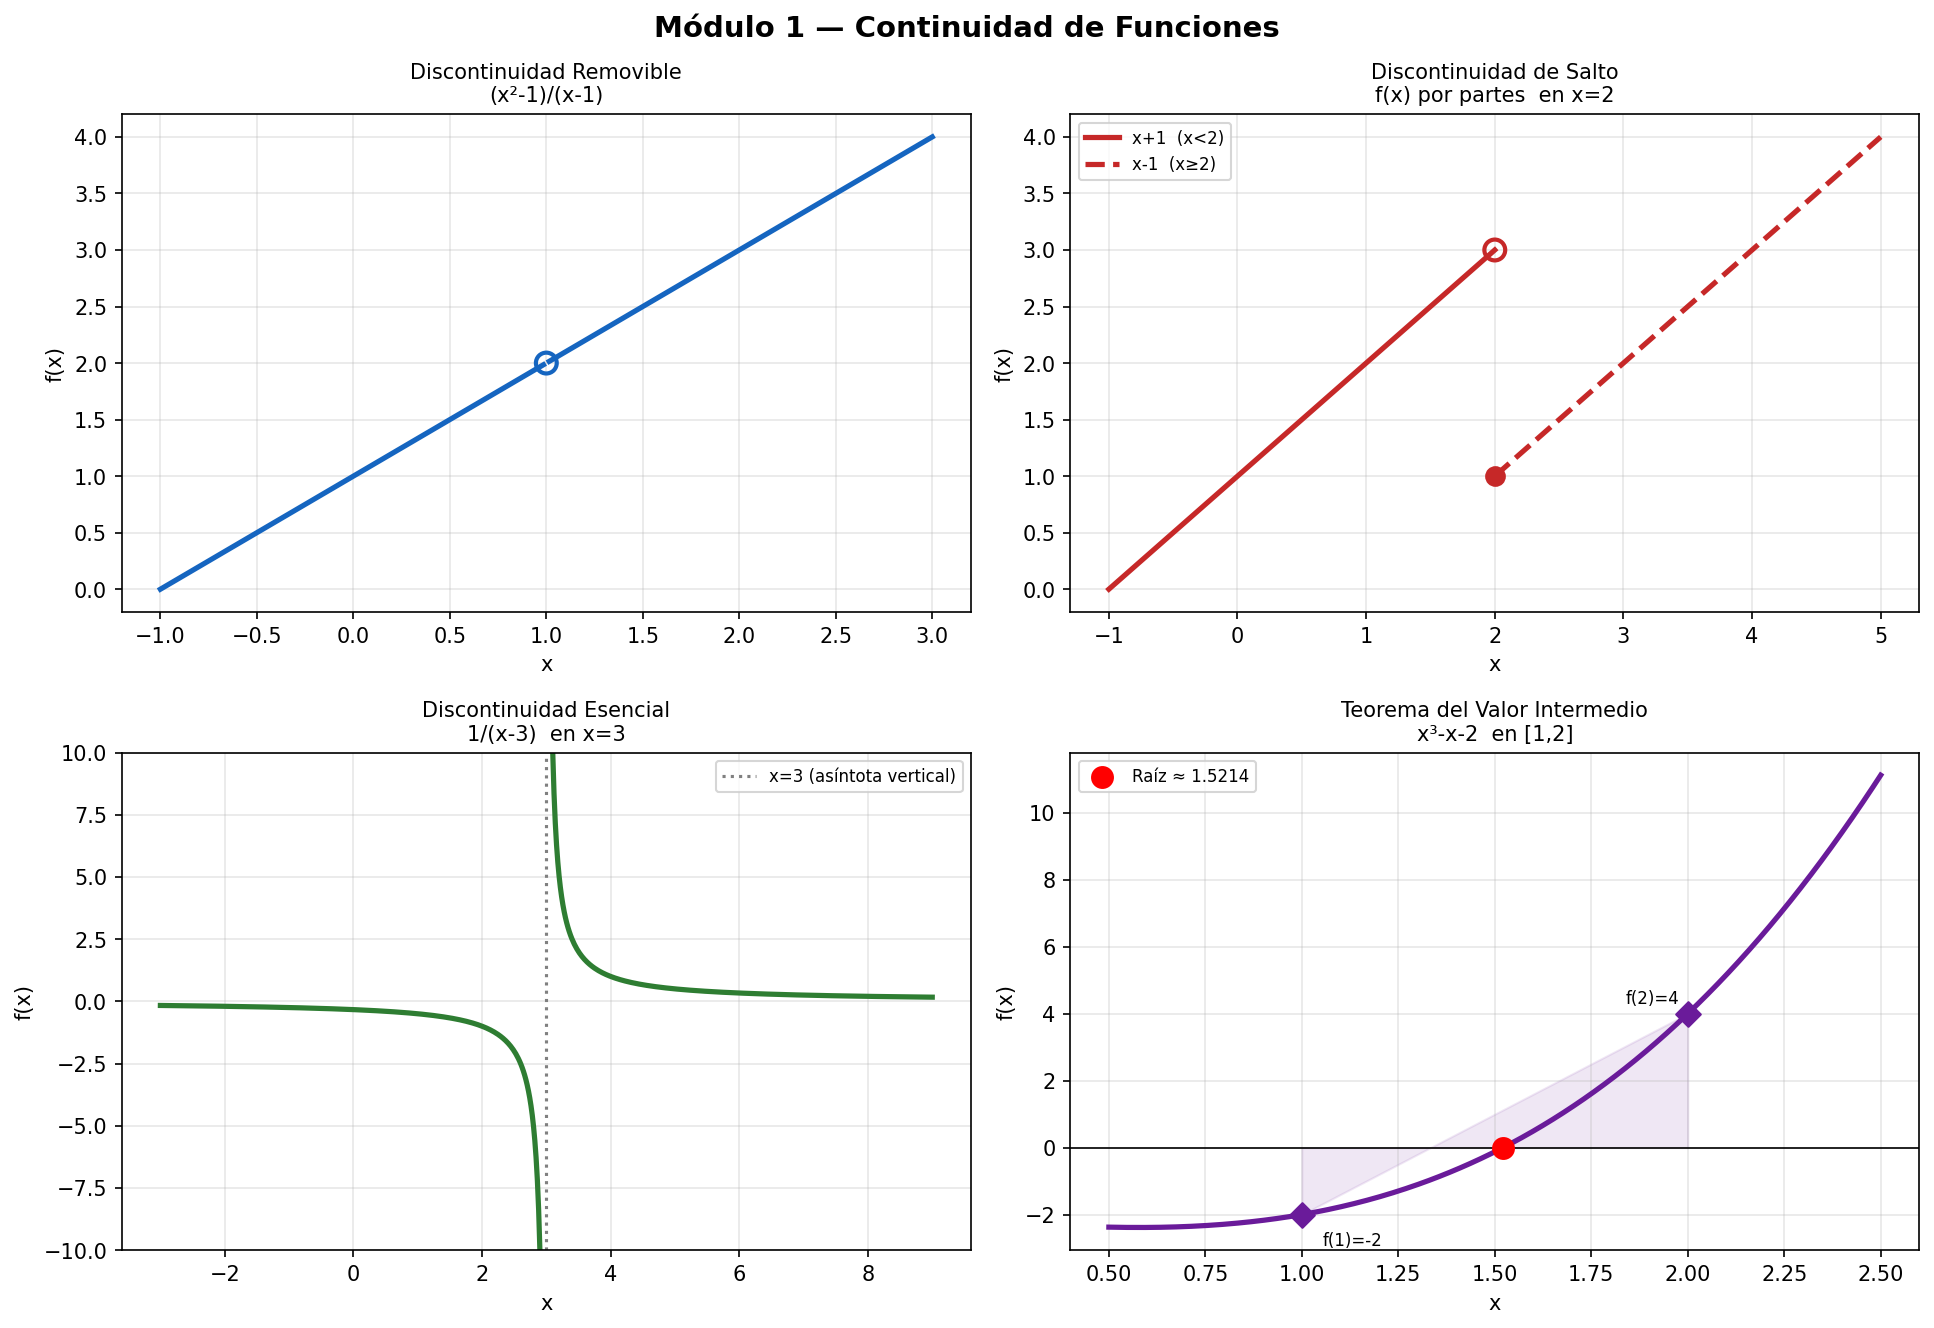

Reproduce this figure in Python.
"""
Módulo 1 - Continuidad de Funciones
FUN-05 Cálculo Diferencial e Integral | Universidad CENFOTEC

Temas cubiertos:
  - Definición de continuidad (3 condiciones)
  - Discontinuidades: removible, de salto, esencial
  - Teorema del Valor Intermedio (TVI)
  - Verificación algebraica con SymPy
"""

import numpy as np
import matplotlib.pyplot as plt
import matplotlib.patches as mpatches
from sympy import *

x = symbols('x')

# ─────────────────────────────────────────────────────────────
# SECCIÓN 1: Verificación de continuidad (3 condiciones)
# ─────────────────────────────────────────────────────────────
print("=" * 60)
print("  VERIFICACIÓN DE CONTINUIDAD EN UN PUNTO")
print("=" * 60)
print("""
  Una función f es CONTINUA en x = a si:
    1) f(a) está definida
    2) lim x→a  f(x) existe
    3) lim x→a  f(x) = f(a)
""")

def verificar_continuidad(f_expr, punto, nombre_f="f"):
    """Verifica las 3 condiciones de continuidad en x = punto."""
    print(f"  f(x) = {nombre_f}  en x = {punto}")
    print(f"  {'─'*45}")

    # Condición 1
    try:
        val = f_expr.subs(x, punto)
        val_simplificado = simplify(val)
        c1 = val_simplificado.is_finite
        print(f"    1) f({punto}) = {val_simplificado}  →  {'✓ definida' if c1 else '✗ no definida'}")
    except Exception:
        c1 = False
        print(f"    1) f({punto}) no definida  →  ✗")

    # Condición 2
    lim_val = limit(f_expr, x, punto)
    c2 = lim_val.is_finite
    print(f"    2) lim x→{punto} f(x) = {lim_val}  →  {'✓ existe' if c2 else '✗ no existe'}")

    # Condición 3
    if c1 and c2:
        c3 = simplify(val_simplificado - lim_val) == 0
        print(f"    3) f({punto}) = lim?  →  {'✓ iguales' if c3 else '✗ distintos'}")
        es_continua = c3
    else:
        es_continua = False

    print(f"    → Conclusión: {'CONTINUA ✅' if es_continua else 'DISCONTINUA ❌'}")
    print()
    return es_continua

# Caso 1: continua en x=2
f1 = x**2 - 3*x + 2
verificar_continuidad(f1, 2, "x²-3x+2")

# Caso 2: discontinuidad removible en x=1
f2 = (x**2 - 1)/(x - 1)
verificar_continuidad(f2, 1, "(x²-1)/(x-1)")

# Caso 3: continua por partes — definida manualmente
print("  f(x) = (x²-1)/(x-1)  si x≠1,  f(1)=2  →  CORREGIDA")
f2_corregida = Piecewise(((x**2-1)/(x-1), Ne(x, 1)), (2, True))
lim_c = limit(f2_corregida, x, 1)
val_c = f2_corregida.subs(x, 1)
print(f"    lim x→1 = {lim_c},  f(1) = {val_c}  →  CONTINUA ✅\n")

# ─────────────────────────────────────────────────────────────
# SECCIÓN 2: Tipos de discontinuidades
# ─────────────────────────────────────────────────────────────
print("=" * 60)
print("  TIPOS DE DISCONTINUIDADES")
print("=" * 60)

discontinuidades = [
    ((x**2-1)/(x-1),      1,  "Removible",  "(x²-1)/(x-1)  en x=1"),
    (Piecewise((x+1, x < 2), (x-1, True)), 2,  "Salto",      "f(x) por partes  en x=2"),
    (1/(x-3),             3,  "Esencial",   "1/(x-3)  en x=3"),
]

for f_expr, punto, tipo, nombre in discontinuidades:
    lim_izq = limit(f_expr, x, punto, '-')
    lim_der = limit(f_expr, x, punto, '+')
    print(f"\n  {nombre}  →  Discontinuidad {tipo}")
    print(f"    lim⁻ = {lim_izq}   |   lim⁺ = {lim_der}")

# ─────────────────────────────────────────────────────────────
# SECCIÓN 3: Teorema del Valor Intermedio
# ─────────────────────────────────────────────────────────────
print("\n" + "=" * 60)
print("  TEOREMA DEL VALOR INTERMEDIO (TVI)")
print("=" * 60)
print("""
  Si f es continua en [a, b] y k está entre f(a) y f(b),
  entonces ∃ c ∈ (a, b) tal que f(c) = k.
""")

f_tvi = x**3 - x - 2
a_tvi, b_tvi = 1, 2
fa = f_tvi.subs(x, a_tvi)
fb = f_tvi.subs(x, b_tvi)
raiz = solve(f_tvi, x)
raiz_real = [r for r in raiz if im(r) == 0]

print(f"  f(x) = x³ - x - 2  en  [{a_tvi}, {b_tvi}]")
print(f"  f({a_tvi}) = {fa}  (negativo)")
print(f"  f({b_tvi}) = {fb}  (positivo)")
print(f"  Como los signos son opuestos, ∃ raíz en ({a_tvi}, {b_tvi})")
print(f"  Raíz exacta: x = {[simplify(r) for r in raiz_real]}")

# ─────────────────────────────────────────────────────────────
# SECCIÓN 4: Visualización
# ─────────────────────────────────────────────────────────────
fig, axes = plt.subplots(2, 2, figsize=(13, 9))
fig.suptitle("Módulo 1 — Continuidad de Funciones",
             fontsize=14, fontweight='bold')

colores = ['#1565C0', '#C62828', '#2E7D32', '#6A1B9A']

# ── Gráfica 1: discontinuidad removible ──
ax = axes[0, 0]
xv = np.linspace(-1, 3, 400)
mask = np.abs(xv - 1) > 0.01
yv = np.where(mask, (xv**2 - 1)/(xv - 1), np.nan)
ax.plot(xv, yv, color=colores[0], lw=2.5)
ax.scatter([1], [2], facecolors='none', edgecolors=colores[0],
           s=100, zorder=5, linewidths=2)
ax.set_title("Discontinuidad Removible\n(x²-1)/(x-1)", fontsize=10)
ax.set_xlabel("x"); ax.set_ylabel("f(x)")
ax.grid(True, alpha=0.3)

# ── Gráfica 2: discontinuidad de salto ──
ax = axes[0, 1]
xv_izq = np.linspace(-1, 2, 200)
xv_der = np.linspace(2, 5, 200)
ax.plot(xv_izq, xv_izq + 1, color=colores[1], lw=2.5, label="x+1  (x<2)")
ax.plot(xv_der, xv_der - 1, color=colores[1], lw=2.5, ls='--', label="x-1  (x≥2)")
ax.scatter([2], [3], facecolors='none', edgecolors=colores[1], s=100, zorder=5, lw=2)
ax.scatter([2], [1], color=colores[1], s=80, zorder=5)
ax.set_title("Discontinuidad de Salto\nf(x) por partes  en x=2", fontsize=10)
ax.legend(fontsize=8)
ax.set_xlabel("x"); ax.set_ylabel("f(x)")
ax.grid(True, alpha=0.3)

# ── Gráfica 3: discontinuidad esencial ──
ax = axes[1, 0]
xv_l = np.linspace(-3, 2.9, 300)
xv_r = np.linspace(3.1, 9, 300)
ax.plot(xv_l, 1/(xv_l - 3), color=colores[2], lw=2.5)
ax.plot(xv_r, 1/(xv_r - 3), color=colores[2], lw=2.5)
ax.axvline(3, color='gray', ls=':', lw=1.5, label='x=3 (asíntota vertical)')
ax.set_ylim(-10, 10)
ax.set_title("Discontinuidad Esencial\n1/(x-3)  en x=3", fontsize=10)
ax.legend(fontsize=8)
ax.set_xlabel("x"); ax.set_ylabel("f(x)")
ax.grid(True, alpha=0.3)

# ── Gráfica 4: TVI ──
ax = axes[1, 1]
xv4 = np.linspace(0.5, 2.5, 300)
yv4 = xv4**3 - xv4 - 2
ax.plot(xv4, yv4, color=colores[3], lw=2.5)
ax.axhline(0, color='black', lw=0.8)
raiz_num = float(raiz_real[0])
ax.scatter([raiz_num], [0], color='red', zorder=5, s=100,
           label=f'Raíz ≈ {raiz_num:.4f}')
ax.scatter([1, 2], [float(fa), float(fb)], color=colores[3],
           marker='D', s=70, zorder=5)
ax.annotate(f'f(1)={fa}', (1, float(fa)), textcoords="offset points",
            xytext=(10, -15), fontsize=8)
ax.annotate(f'f(2)={fb}', (2, float(fb)), textcoords="offset points",
            xytext=(-30, 5), fontsize=8)
ax.fill_between([1, 2], [float(fa), float(fb)], alpha=0.1, color=colores[3])
ax.set_title("Teorema del Valor Intermedio\nx³-x-2  en [1,2]", fontsize=10)
ax.legend(fontsize=8)
ax.set_xlabel("x"); ax.set_ylabel("f(x)")
ax.grid(True, alpha=0.3)

plt.tight_layout()
plt.savefig("continuidad_funciones.png", dpi=150, bbox_inches='tight')
plt.show()
print("\n✅  Gráfica guardada: continuidad_funciones.png")
